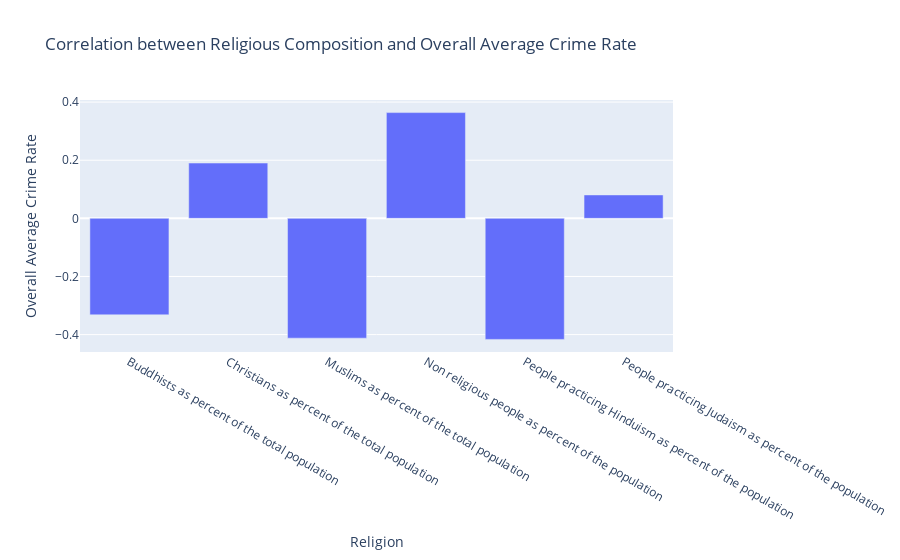

Notebook cell for this chart:
### Code cell
# List of crime columns
crime_columns = [
    'Kidnappings per 100000 people', 
    'Robberies per 100000 people', 
    'Number of prisoners per 100000 people', 
    'Thefts per 100000 people', 
    'Homicides per 100000 people'
]

# List of religious composition columns
religion_columns = [
    'Christians as percent of the total population', 
    'Muslims as percent of the total population',
    'Buddhists as percent of the total population', 
    'People practicing Hinduism as percent of the population',
    'Non religious people as percent of the population',
    'People practicing Judaism as percent of the population'
]

# Combine crime and religious columns
all_columns = crime_columns + religion_columns

# Calculate the overall average crime rate for each country
filtered_data['Overall Average Crime Rate'] = filtered_data[crime_columns].mean(axis=1)

# Calculate the average crime rates and religious composition for each country
average_data_by_country = filtered_data.groupby('Country')[all_columns + ['Overall Average Crime Rate']].mean().reset_index()

# Aggregate data based on the religious composition
religion_aggregated_data = average_data_by_country[religion_columns + ['Overall Average Crime Rate']]

# Reshape the data to long format for easier comparison
long_format_data = pd.melt(religion_aggregated_data, id_vars=['Overall Average Crime Rate'], value_vars=religion_columns,
                           var_name='Religion', value_name='Percentage')

# Calculate the correlation between each religion and the overall average crime rate
correlation_data = long_format_data.groupby('Religion')['Overall Average Crime Rate'].corr(long_format_data['Percentage']).reset_index()

# Visualize the aggregated crime rates for each religion
fig = px.bar(correlation_data,
             x='Religion',
             y='Overall Average Crime Rate',
             title='Correlation between Religious Composition and Overall Average Crime Rate')
fig.show()

### Figure 1 — Plotly figure (JSON) as saved in the notebook; plotly's stock layout.template omitted (floating-point values rounded to 4 significant figures)
{"data": [{"alignmentgroup": "True", "hovertemplate": "Religion=%{x}<br>Overall Average Crime Rate=%{y}<extra></extra>", "legendgroup": "", "marker": {"color": "#636efa", "pattern": {"shape": ""}}, "name": "", "offsetgroup": "", "orientation": "v", "showlegend": false, "textposition": "auto", "type": "bar", "x": ["Buddhists as percent of the total population", "Christians as percent of the total population", "Muslims as percent of the total population", "Non religious people as percent of the population", "People practicing Hinduism as percent of the population", "People practicing Judaism as percent of the population"], "xaxis": "x", "y": [-0.3319, 0.1902, -0.4122, 0.3638, -0.4165, 0.08058], "yaxis": "y"}], "layout": {"barmode": "relative", "legend": {"tracegroupgap": 0}, "title": {"text": "Correlation between Religious Composition and Overall Average Crime Rate"}, "xaxis": {"anchor": "y", "domain": [0, 1], "title": {"text": "Religion"}}, "yaxis": {"anchor": "x", "domain": [0, 1], "title": {"text": "Overall Average Crime Rate"}}}}
